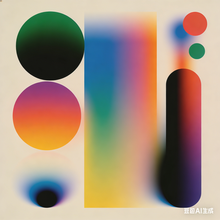
#> input picture h1/test.png, 220 x 220 px, shrunk from 2048 x 2048 before the run, found by its file name
$ python 1.py
#> lines starting #> are read from the running program, lines starting #| are printed output that depends on the picture
import os
import re
import numpy as np
import matplotlib.pyplot as plt
from PIL import Image

#  输出目录
def ensure_dir(d):
    os.makedirs(d, exist_ok=True)

def safe_name(s: str) -> str:
    return re.sub(r'[\\/:*?"<>|]', "_", s)

#读图（不用cv2）
def read_image_rgb(path):
    img = Image.open(path).convert("RGB")
    return np.asarray(img)

def to_gray(img_rgb):
    img = img_rgb.astype(np.float32)
    return (0.299 * img[..., 0] + 0.587 * img[..., 1] + 0.114 * img[..., 2]).astype(np.float32)

# 手写二维高斯核
def gaussian_kernel_2d(ksize: int, sigma: float) -> np.ndarray:
    if ksize % 2 == 0 or ksize <= 0:
        raise ValueError("ksize 必须是正奇数")
    if sigma <= 0:
        raise ValueError("sigma 必须 > 0")

    r = ksize // 2
    y, x = np.mgrid[-r:r+1, -r:r+1]
    g = np.exp(-(x**2 + y**2) / (2 * sigma**2)) / (2 * np.pi * sigma**2)
    g = g / np.sum(g)
    return g.astype(np.float32)

# 手写 padding（至少两种）
def pad_image(img: np.ndarray, pad_h: int, pad_w: int, mode: str = "zero") -> np.ndarray:
    if pad_h < 0 or pad_w < 0:
        raise ValueError("pad must be non-negative")

    if img.ndim == 2:
        H, W = img.shape
        C = None
    elif img.ndim == 3:
        H, W, C = img.shape
    else:
        raise ValueError("img must be 2D or 3D")

    if C is None:
        out = np.zeros((H + 2*pad_h, W + 2*pad_w), dtype=img.dtype)
        out[pad_h:pad_h+H, pad_w:pad_w+W] = img
    else:
        out = np.zeros((H + 2*pad_h, W + 2*pad_w, C), dtype=img.dtype)
        out[pad_h:pad_h+H, pad_w:pad_w+W, :] = img

    if mode == "zero":
        return out

    if mode == "replicate":
        # 上下边
        out[:pad_h, pad_w:pad_w+W] = out[pad_h:pad_h+1, pad_w:pad_w+W]
        out[pad_h+H:, pad_w:pad_w+W] = out[pad_h+H-1:pad_h+H, pad_w:pad_w+W]
        # 左右边（含角）
        out[:, :pad_w] = out[:, pad_w:pad_w+1]
        out[:, pad_w+W:] = out[:, pad_w+W-1:pad_w+W]
        return out

    if mode == "reflect":
        # 反射（不重复边界点）：... c b | a b c | b a ...
        if pad_h > 0:
            out[:pad_h, pad_w:pad_w+W] = out[pad_h+1:pad_h+1+pad_h][::-1, pad_w:pad_w+W]
            out[pad_h+H:, pad_w:pad_w+W] = out[pad_h+H-1-pad_h:pad_h+H-1][::-1, pad_w:pad_w+W]
        if pad_w > 0:
            out[:, :pad_w] = out[:, pad_w+1:pad_w+1+pad_w][:, ::-1]
            out[:, pad_w+W:] = out[:, pad_w+W-1-pad_w:pad_w+W-1][:, ::-1]
        return out

    raise ValueError("mode must be 'zero', 'replicate', or 'reflect'")

# 手写卷积（不调用opencv滤波）
def convolve2d(img: np.ndarray, kernel: np.ndarray, padding: str = "zero") -> np.ndarray:
    if kernel.ndim != 2:
        raise ValueError("kernel must be 2D")
    kH, kW = kernel.shape
    if kH % 2 == 0 or kW % 2 == 0:
        raise ValueError("kernel size must be odd")

    pad_h, pad_w = kH // 2, kW // 2
    kernel_flipped = kernel[::-1, ::-1].astype(np.float32)

    if img.ndim == 2:
        H, W = img.shape
        padded = pad_image(img, pad_h, pad_w, mode=padding).astype(np.float32)
        out = np.zeros((H, W), dtype=np.float32)
        for i in range(H):
            for j in range(W):
                patch = padded[i:i+kH, j:j+kW]
                out[i, j] = np.sum(patch * kernel_flipped)
        return out

    elif img.ndim == 3:
        H, W, C = img.shape
        padded = pad_image(img, pad_h, pad_w, mode=padding).astype(np.float32)
        out = np.zeros((H, W, C), dtype=np.float32)
        for c in range(C):
            for i in range(H):
                for j in range(W):
                    patch = padded[i:i+kH, j:j+kW, c]
                    out[i, j, c] = np.sum(patch * kernel_flipped)
        return out

    else:
        raise ValueError("img must be 2D or 3D")

def clip_uint8(x: np.ndarray) -> np.ndarray:
    return np.clip(x, 0, 255).astype(np.uint8)

# 可视化（自动保存）
def show_kernels(kernels, titles, save_path=None, show=True, dpi=200):
    n = len(kernels)
    plt.figure(figsize=(4*n, 4))
    for i, (k, t) in enumerate(zip(kernels, titles), 1):
        plt.subplot(1, n, i)
        plt.imshow(k, cmap="viridis")
        plt.title(t)
        plt.colorbar(fraction=0.046, pad=0.04)
        plt.axis("off")
    plt.tight_layout()

    if save_path is not None:
        ensure_dir(os.path.dirname(save_path) or ".")
        plt.savefig(save_path, dpi=dpi, bbox_inches="tight")
        print(f"[Saved] {save_path}")

    if show:
        plt.show()
    plt.close()

def show_images_grid(images, titles, cols=3, save_path=None, show=True, dpi=200):
    n = len(images)
    rows = int(np.ceil(n / cols))
    plt.figure(figsize=(4*cols, 4*rows))
    for idx, (im, t) in enumerate(zip(images, titles), 1):
        plt.subplot(rows, cols, idx)
        if im.ndim == 2:
            plt.imshow(im, cmap="gray")
        else:
            plt.imshow(im)
        plt.title(t)
        plt.axis("off")
    plt.tight_layout()

    if save_path is not None:
        ensure_dir(os.path.dirname(save_path) or ".")
        plt.savefig(save_path, dpi=dpi, bbox_inches="tight")
        print(f"[Saved] {save_path}")

    if show:
        plt.show()
    plt.close()


def main():
    img_path = r"F:\h1\test.png"
    out_dir = "outputs"
    ensure_dir(out_dir)

    img_rgb = read_image_rgb(img_path)
#> in read_image_rgb, img is the input picture: PIL image 220x220 RGB; mean R, G, B 167.3, 146.6, 129.9
    img_gray = to_gray(img_rgb)

    #  三组参数：手写核 vs OpenCV 核对比
    combos = [(3, 0.8), (7, 1.5), (15, 3.0)]
    manual_kernels = [gaussian_kernel_2d(k, s) for k, s in combos]

    # OpenCV 生成对比核
    import cv2
    opencv_kernels = []
    diffs = []
    for (k, s), mk in zip(combos, manual_kernels):
        g1 = cv2.getGaussianKernel(k, s)  # (k,1)
        ok = (g1 @ g1.T).astype(np.float32)
        ok = ok / np.sum(ok)
        opencv_kernels.append(ok)
        diffs.append(np.max(np.abs(mk - ok)))

    show_kernels(
        manual_kernels,
        [f"Manual k={k}, σ={s}" for k, s in combos],
        save_path=os.path.join(out_dir, "kernels_manual.png"),
        show=True
    )
#> in show_kernels, `plt.savefig(save_path, dpi=dpi, bbox_inches="tight")`:
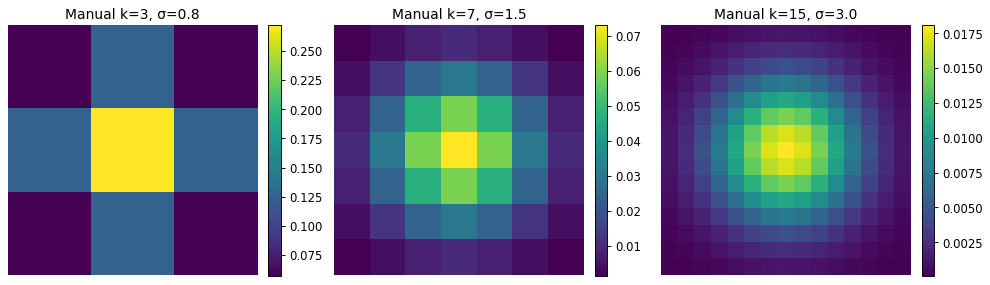
#> figure drawn by matplotlib, 6 panels

    show_kernels(
        opencv_kernels,
        [f"OpenCV k={k}, σ={s}" for k, s in combos],
        save_path=os.path.join(out_dir, "kernels_opencv.png"),
        show=True
    )

    for (k, s), d in zip(combos, diffs):
        print(f"[Kernel diff] k={k}, σ={s}, max|manual-opencv| = {d:.8f}")

    # 手写滤波：同一张图，不同核大小/σ 做高斯模糊对比
    blurred_imgs = []
    titles = []
    for (k, s) in combos:
        ker = gaussian_kernel_2d(k, s)
        out = convolve2d(img_gray, ker, padding="reflect")
        out_u8 = clip_uint8(out)
        blurred_imgs.append(out_u8)
        titles.append(f"Blur (manual) k={k}, σ={s}")

        Image.fromarray(out_u8).save(os.path.join(out_dir, f"blur_k{k}_sigma{s}.png"))
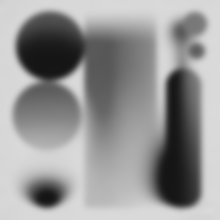
#> out: shape (220, 220) float32; min 21.13, max 218.5, mean 150.9
#> after the loop, blurred_imgs = 3 items; titles = ['Blur (manual) k=3, σ=0.8', 'Blur (manual) k=7, σ=1.5', 'Blur (manual) k=15, σ=3.0']

    show_images_grid(
        [clip_uint8(img_gray)] + blurred_imgs,
        ["Original Gray"] + titles,
        cols=2,
        save_path=os.path.join(out_dir, "blur_compare.png"),
        show=True
    )
#> in show_images_grid, `n = len(images)`: n = 4
#> in show_images_grid, `rows = int(np.ceil(n / cols))`: rows = 2
#> the loop in show_images_grid, `for idx, (im, t) in enumerate(zip(images, titles), 1):` made 4 passes
#> t on passes 1 to 4: 'Original Gray', 'Blur (manual) k=3, σ=0.8', 'Blur (manual) k=7, σ=1.5', 'Blur (manual) k=15, σ=3.0'
#> in show_images_grid, `plt.savefig(save_path, dpi=dpi, bbox_inches="tight")`:
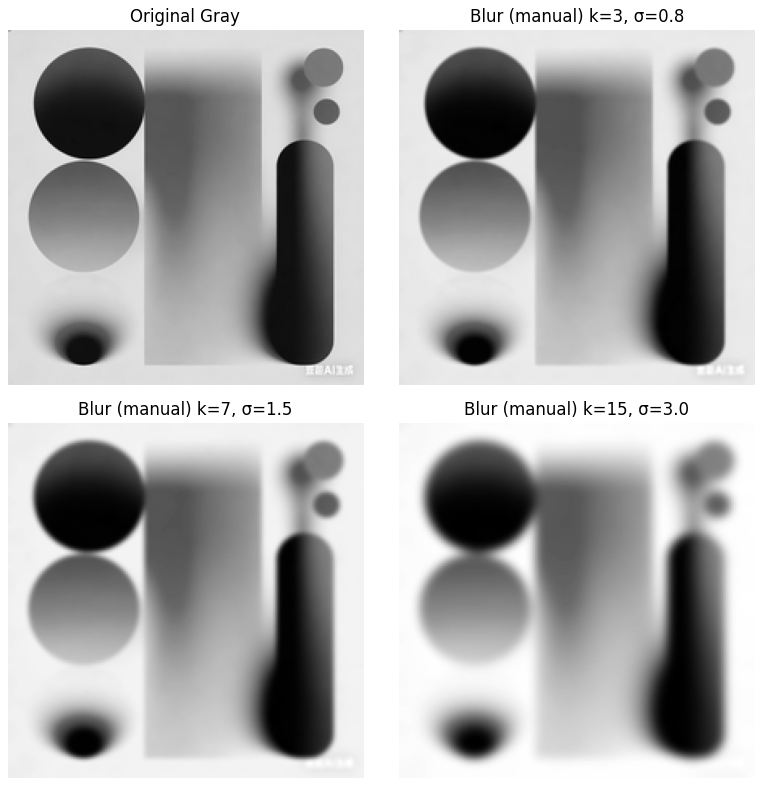
#> figure drawn by matplotlib, 4 panels

    # padding 对比：至少两种 padding 的结果可视化
    k, s = 15, 3.0
    ker = gaussian_kernel_2d(k, s)

    pad_modes = ["zero", "replicate", "reflect"]  # 至少展示其中两种即可
    pad_results = []
    pad_titles = []
    for m in pad_modes:
        out = convolve2d(img_gray, ker, padding=m)
        out_u8 = clip_uint8(out)
        pad_results.append(out_u8)
        pad_titles.append(f"Padding={m}")

        Image.fromarray(out_u8).save(os.path.join(out_dir, f"padding_{m}_k{k}_sigma{s}.png"))
#> this loop made 3 passes
#> pass 2, in convolve2d (call 5), `padded = pad_image(img, pad_h, pad_w, mode=padding).astype(np.float32)`:
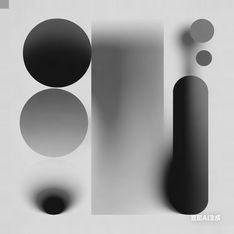
#> padded: shape (234, 234) float32; min 6.47, max 249.7, mean 158.4
#> after the loop, pad_results = 3 items; pad_titles = ['Padding=zero', 'Padding=replicate', 'Padding=reflect']

    show_images_grid(
        pad_results, pad_titles, cols=3,
        save_path=os.path.join(out_dir, "padding_blur_compare.png"),
        show=True
    )
#> call 2 of show_images_grid, with cols = 3, save_path = 'outputs/padding_blur_compare.png', show = True, dpi = 200
#> in show_images_grid (call 2), `n = len(images)`: n = 3
#> in show_images_grid (call 2), `rows = int(np.ceil(n / cols))`: rows = 1
#> the loop in show_images_grid (call 2), `for idx, (im, t) in enumerate(zip(images, titles), 1):` made 3 passes
#> in show_images_grid (call 2), `plt.savefig(save_path, dpi=dpi, bbox_inches="tight")`:
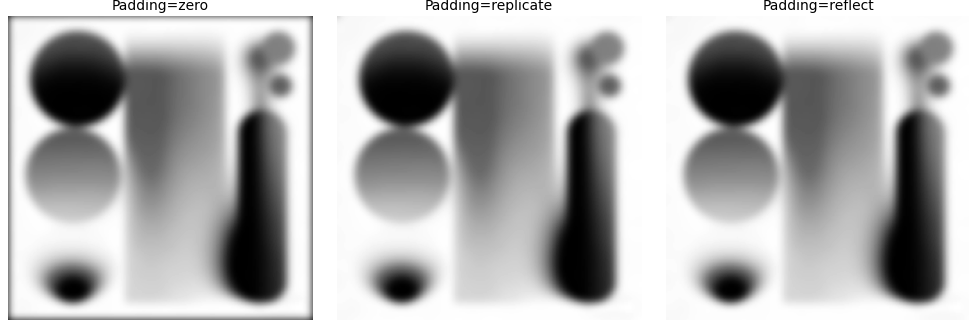
#> figure drawn by matplotlib, 3 panels

    # padding 直接效果
    p = 30
    padded_demo = [pad_image(clip_uint8(img_gray), p, p, mode=m) for m in pad_modes]
#> in pad_image (call 7), `out[pad_h:pad_h+H, pad_w:pad_w+W] = img`:
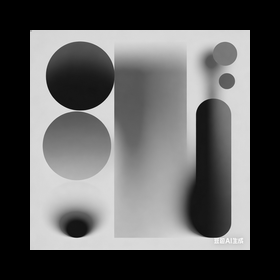
#> out: shape (280, 280); min 0, max 249, mean 92.9
#> in pad_image (call 9), `out[:, pad_w+W:] = out[:, pad_w+W-1-pad_w:pad_w+W-1][:, ::-1]`:
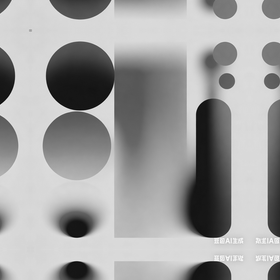
#> out: shape (280, 280); min 6, max 249, mean 162.1
#> padded_demo = 3 items
    show_images_grid(
        padded_demo, [f"Padded view: {m}" for m in pad_modes], cols=3,
        save_path=os.path.join(out_dir, "padding_view_compare.png"),
        show=True
    )

    print(f"\nDone. 输出已保存到: {os.path.abspath(out_dir)}")
#| Done. 输出已保存到: h1/outputs

if __name__ == "__main__":
    main()
